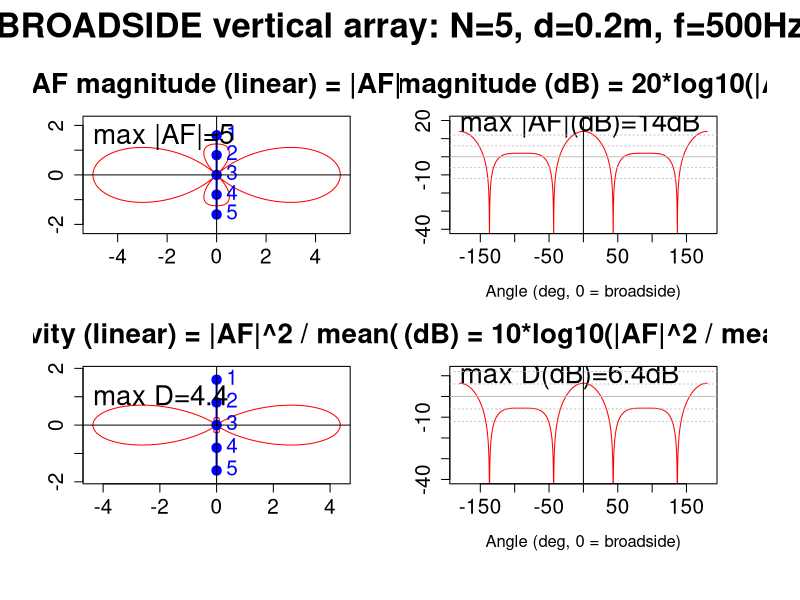
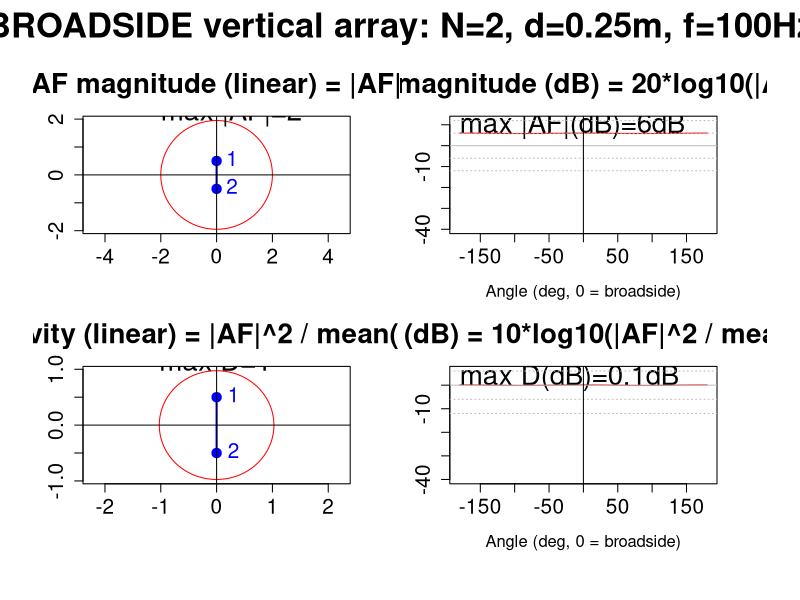
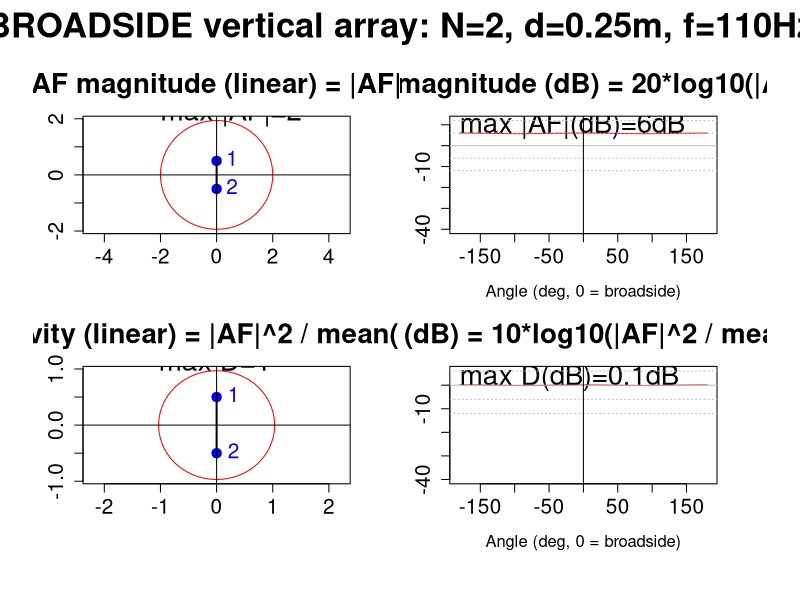
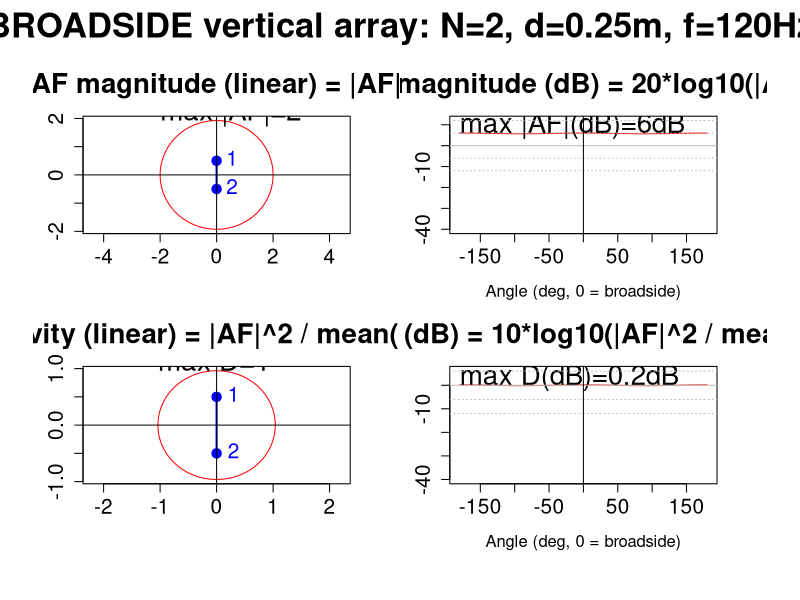
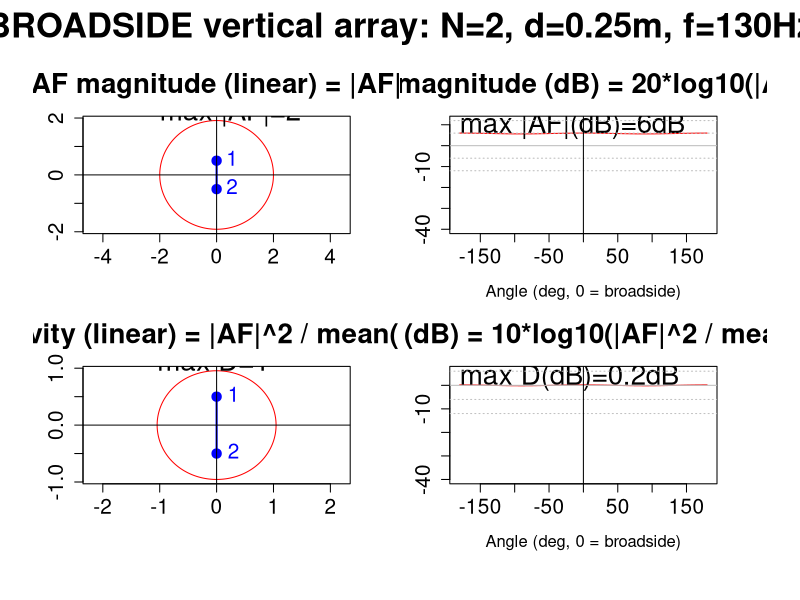
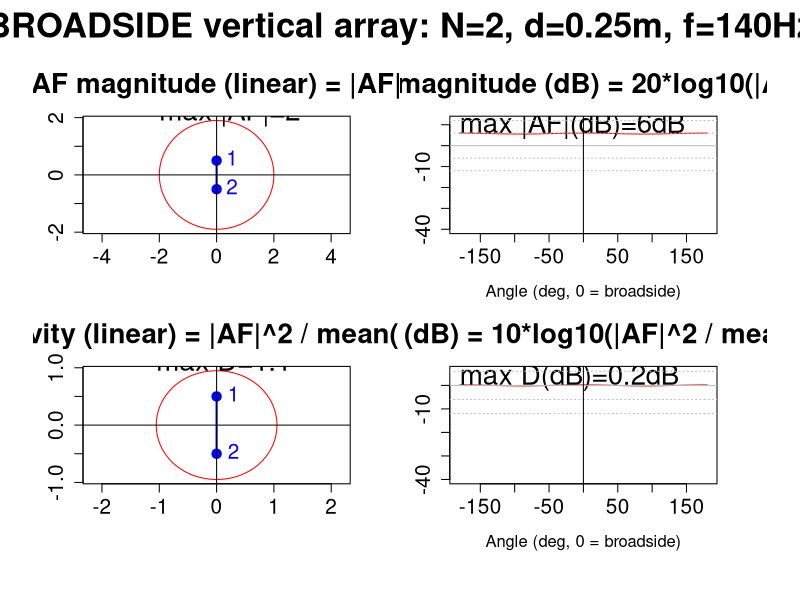
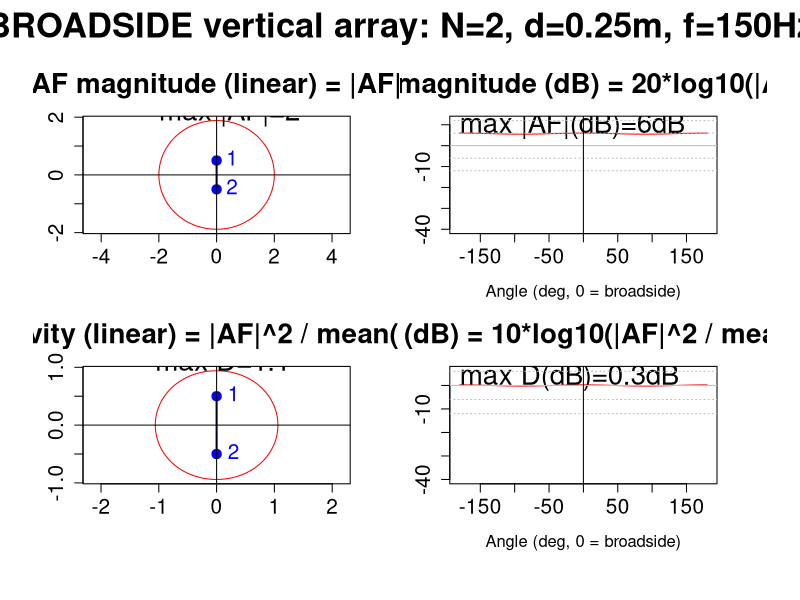
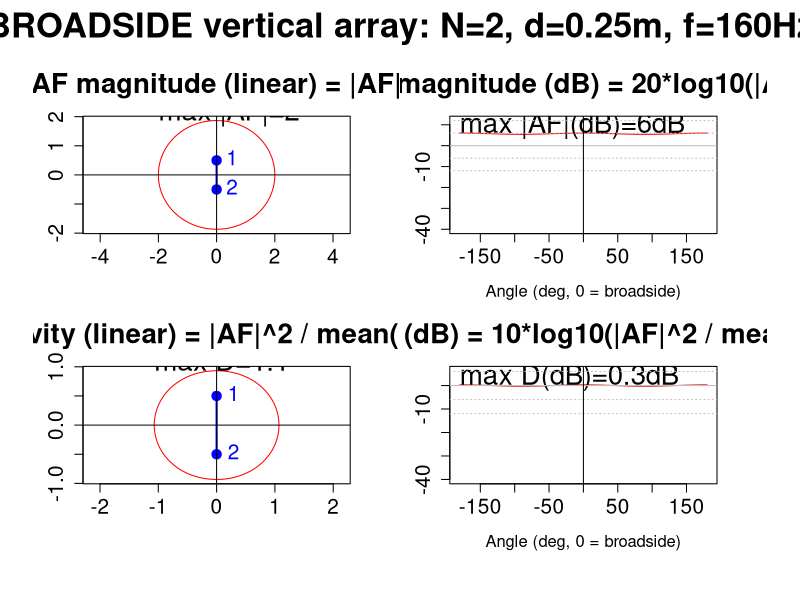

The R script that drew these images, in order: (Note: this script raises an error after producing the figures.)
# Calculating the Array factor (AF) and Directivity of linear Broadside arrays
# www.overfitting.net
# https://www.overfitting.net/2025/11/simulando-arrays-con-r.html


library(Cairo)

# Compute and plot the radiation pattern of a linear array
# of N identical radiating elements equally spaced
#
# This version ensures a true BROADSIDE definition (maximum perpendicular to the array axis)
#
# Conventions used:
# - Elements lie along the y-axis, centred at the origin.
# - 'theta' is the polar angle measured from broadside (= direction perpendicular to the array)
#   so theta = 0 points to the broadside direction. Positive theta rotates toward +y
# - Array Factor (AF) uses the phase term exp(i*k*x*cos(theta)) so that AF is maximum at theta=0
#
# Important features:
#  - AF is NOT normalized (you get absolute AF magnitude and AF dB = 20*log10(|AF|))
#  - Power directivity is computed as D(theta) = |AF(theta)|^2 / mean_theta(|AF|^2) and
#    returned both linear and in dB: 10*log10(D)
#  - The polar plot is drawn so that theta=0 points right (broadside) and increases clockwise
#    in degrees
#
# Args:
#   N: number of elements (integer)
#   d: element spacing in meters (numeric)
#   freq: frequency in Hz (numeric)
#   c: speed of sound in m/s (default 343)
#   theta.res: angular resolution in degrees (default 0.5)
#   maxdB: minimum dB shown in AF plot (for clipping visualization)
#
# Returns: invisible list with AF (complex), AF_mag, AF_power, directivity (linear & dB), angles, and x positions.


plot_array_pattern <- function(N = 2,
                               d = 0.30,
                               freq = 100,
                               c = 343,
                               theta.res = 0.1,
                               maxdB = -40,
                               name = "arrayradiationpattern.png") {
    
    if (N < 1) stop("N must be >= 1")
    if (d <= 0) stop("d must be > 0")
    if (freq <= 0) stop("freq must be > 0")
    
    # wavenumber
    k <- 2 * pi * freq / c
    
    # element positions along y-axis (centred at origin)
    idx <- seq(0, N - 1)
    y <- (idx - (N - 1)/2) * d
    elem_y <- y / (max(1, d*(N-1))) * 4  # plotting scaling of array
    
    # angles (theta=0 is broadside)
    theta_deg <- seq(-180, 180, by = theta.res)
    theta <- theta_deg * pi / 180
    
    # Array Factor (broadside maximum at theta=0)
    AF <- sapply(theta, function(t) sum(exp(1i * k * y * sin(t))))
    
    # magnitude and power
    AF_mag <- Mod(AF)
    AF_power <- AF_mag^2
    
    # AF magnitude in dB
    # (by adding eps we ensure the argument of log10() is never zero avoiding -Inf or errors)
    eps <- .Machine$double.eps

    # Directivity (linear)
    mean_power <- mean(AF_power)
    if (mean_power <= 0) mean_power <- eps
    directivity <- AF_power / mean_power
    
    # Polar coordinates for plotting
    r_af <- AF_mag
    x_af_plot <- r_af * cos(theta)   # horizontal = broadside
    y_af_plot <- r_af * sin(theta)   # vertical = array
    
    r_dir <- directivity           # for polar plot of linear directivity
    x_dir_plot <- r_dir * cos(theta)
    y_dir_plot <- r_dir * sin(theta)
    
    CairoPNG(name, width = 1280, height = 1080)
    
        # Plotting layout
        old_par <- par(no.readonly = TRUE)
        on.exit(par(old_par))
        par(mfrow = c(2,2), mar = c(4,3,4,3), oma = c(3,2,3,2))
    
        # 1) AF magnitude (linear)
        plot(x_af_plot, y_af_plot, type='l', lwd=1, col='red', xlab='', ylab='',
             asp=1, main='AF magnitude (linear) = |AF|', cex.main=2, cex.axis=1.5,
             #xlim=c(-2,2), ylim=c(-2,2)
             )
    
        points(rep(0,length(y)), elem_y, pch=19, col='blue', cex=1.5)
        text(rep(0.05,length(y)), elem_y, labels=order(-seq_len(N)), pos=4, cex=1.5, col='blue')
        lines(c(0,0), c(elem_y[1],elem_y[N]), lwd=2, col='blue')
        text(min(x_af_plot), max(y_af_plot), labels=paste0("max |AF|=",round(max(AF_mag),1)),
             adj = c(0, 0), cex=2)
        abline(h=0, v=0)
        
        # 2) AF magnitude (dB)
        AF_mag_db <- 20 * log10(AF_mag + eps)
        plot(theta_deg, AF_mag_db, type='l', lwd=1, col='red',
             xlab='Angle (deg, 0 = broadside)', ylab='',
             main='AF magnitude (dB) = 20*log10(|AF|)',
             ylim=c(maxdB, max(AF_mag_db)+6), cex.main=2, cex.axis=1.5, cex.lab=1.2)
             #ylim=c(maxdB, 10), cex.main=2, cex.axis=1.5, cex.lab=1.2)
        text(min(theta_deg), max(AF_mag_db), labels=paste0("max |AF|(dB)=",round(max(AF_mag_db),1),"dB"),
             adj = c(0, 0), cex=2)
        abline(h=c(-12,-6,6,12), col='gray', lty='dotted')
        abline(h=0, col='gray')
        abline(v=0)
        
        # 3) Directivity (linear)
        plot(x_dir_plot, y_dir_plot, type='l', lwd=1, col='red', xlab='', ylab='', asp=1,
             main='Directivity (linear) = |AF|^2 / mean(|AF|^2)', cex.main=2, cex.axis=1.5,
             #xlim=c(-3.5,3.5), ylim=c(-2,2)
             )
        points(rep(0,length(y)), elem_y, pch=19, col='blue', cex=1.5)
        text(rep(0.05,length(y)), elem_y, labels=order(-seq_len(N)), pos=4, cex=1.5, col='blue')
        lines(c(0,0), c(elem_y[1],elem_y[N]), lwd=2, col='blue')
        text(min(x_dir_plot), max(y_dir_plot), labels=paste0("max D=",round(max(directivity),1)),
             adj = c(0, 0), cex=2)
        abline(h=0, v=0)
        
        # 4) Directivity (dB)
        directivity_db <- 10*log10(directivity + eps)
        plot(theta_deg, directivity_db, type='l', lwd=1, col='red',
             xlab='Angle (deg, 0 = broadside)', ylab='',
             main='Directivity (dB) = 10*log10(|AF|^2 / mean(|AF|^2))',
             ylim=c(maxdB, max(directivity_db)+6), cex.main=2, cex.axis=1.5, cex.lab=1.2)
        #ylim=c(maxdB, 10), cex.main=2, cex.axis=1.5, cex.lab=1.2)
        text(min(theta_deg), max(directivity_db), labels=paste0("max D(dB)=",round(max(directivity_db),1),"dB"),
             adj = c(0, 0), cex=2)
        abline(h=c(-12,-6,6,12), col='gray', lty='dotted')
        abline(h=0, col='gray')
        abline(v=0)
        
        # General title
        title(paste0('BROADSIDE vertical array: N=', N, ', d=', d, 'm, f=', freq, 'Hz'),
              outer = TRUE, cex.main = 2.5)
    
    dev.off()
        
    invisible(list(
        N=N, d=d, freq=freq, c=c, k=k, y=y,
        theta_deg=theta_deg, theta=theta, AF=AF, AF_mag=AF_mag,
        AF_mag_db=AF_mag_db, AF_power=AF_power,
        directivity=directivity, directivity_db=directivity_db
    ))
}


# Example 1: church loudspeakers
res <- plot_array_pattern(N = 5, d = 0.2, freq = 500)


# Example 2: d'Appolito configuration
for (f in seq(100, 3000, by=10)) {
    name=paste0("dappolito_", ifelse(f<1000,"0",""), f, "Hz.png")
    res <- plot_array_pattern(N=2, d=0.25, freq=f, name=name)
}

# First null frequency, single lobe array
f1NULL = 343 / (2 * 0.25)  # freq = v / (2 * d)
res <- plot_array_pattern(N = 2, d = 0.25, freq = f1NULL)
